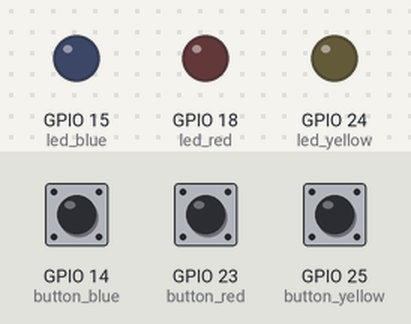
The program below on a simulated Raspberry Pi (BCM pin numbers). Shown: output pins drawn as LEDs (lit = HIGH). The test bench sets the inputs (shaded band); at power-on: GPIO 23 (button_red) HIGH, GPIO 14 (button_blue) HIGH, GPIO 25 (button_yellow) HIGH. Random numbers come from a fixed seed.

Above: at 1.2 s.
1.3 s: GPIO 23 (button_red) pulled LOW for 0.15 s
At 4.35 s:
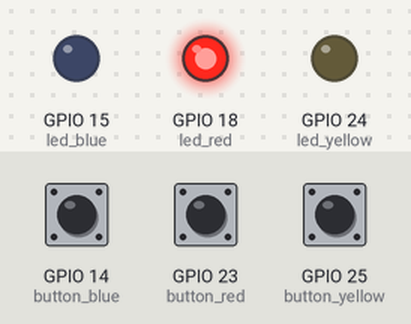
4.4 s: GPIO 14 (button_blue) pulled LOW for 0.15 s
At 4.8 s:
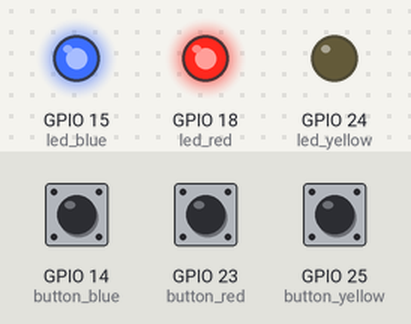
6.0 s: GPIO 23 (button_red) pulled LOW for 1 s
At 7.2 s:
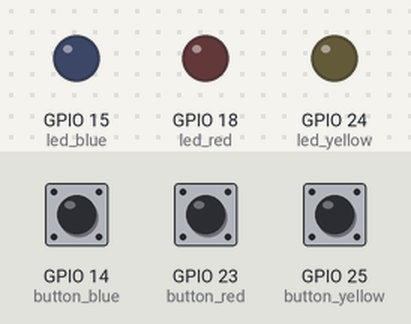
Timing chart, 0 to 17.5 s (numbered marks = the images above; inputs shaded):
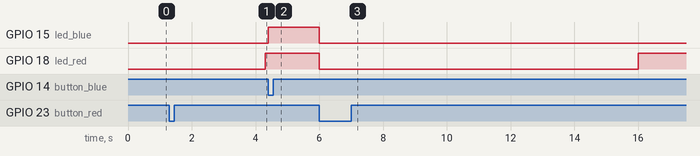

The program:

reaction_game.py
```python
# https://youtu.be/qFy4IB8xudo

from gpiozero import LED
from time import sleep
from gpiozero import Button
from enum import Enum, auto
import random

class State(Enum):
    NOT_STARTED = auto()
    STARTED = auto()
    FINISHED = auto()

class Game:
    button_blue = Button(14)
    button_red = Button(23)
    button_yellow = Button(25)
    led_blue = LED(15)
    led_red = LED(18)
    led_yellow = LED(24)

    def __init__(self) -> None:
        self.button_blue.when_activated = self._trigger_blue
        self.button_red.when_activated = self._trigger_red
        self.button_yellow.when_activated = self._trigger_yellow
        self.reset()

    def reset(self):
        self.state = State.NOT_STARTED
        self.winner = None
        self.led_red.off()
        self.led_blue.off()
        self.led_yellow.off()

    def _trigger_blue(self):
        if self.state == State.STARTED:
            self.state = State.FINISHED
            self.winner = 'Blue'
            self.led_blue.on()

    def _trigger_red(self):
        self.reset()
        sleep(random.randint(1, 10))
        self.state = State.STARTED
        self.led_red.on()

    def _trigger_yellow(self):
        if self.state == State.STARTED:
            self.state = State.FINISHED
            self.winner = 'Yellow'
            self.led_yellow.on()

game = Game()
while True:
    sleep(.1)
```

Measured:
- after the input at 1.3 s, GPIO 18 (led_red): LOW → HIGH after 3.0 s
- after the input at 4.4 s, GPIO 15 (led_blue): LOW → HIGH at once
- after the input at 6.0 s, GPIO 15 (led_blue): HIGH → LOW at once; GPIO 18 (led_red): HIGH → LOW at once, → HIGH 10.0 s later
